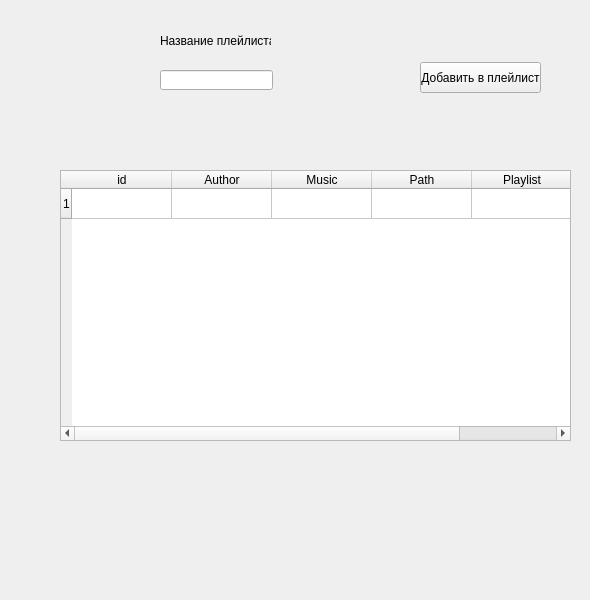
<?xml version="1.0" encoding="UTF-8"?>
<ui version="4.0">
 <class>MainWindow</class>
 <widget class="QMainWindow" name="MainWindow">
  <property name="geometry">
   <rect>
    <x>0</x>
    <y>0</y>
    <width>590</width>
    <height>600</height>
   </rect>
  </property>
  <property name="windowTitle">
   <string>MainWindow</string>
  </property>
  <widget class="QWidget" name="centralwidget">
   <widget class="QLineEdit" name="PlaylistLine">
    <property name="geometry">
     <rect>
      <x>160</x>
      <y>70</y>
      <width>113</width>
      <height>20</height>
     </rect>
    </property>
   </widget>
   <widget class="QPushButton" name="addToPlaylistButton">
    <property name="geometry">
     <rect>
      <x>420</x>
      <y>62</y>
      <width>121</width>
      <height>31</height>
     </rect>
    </property>
    <property name="text">
     <string>Добавить в плейлист</string>
    </property>
   </widget>
   <widget class="QLabel" name="NamePlaylist">
    <property name="geometry">
     <rect>
      <x>160</x>
      <y>30</y>
      <width>111</width>
      <height>21</height>
     </rect>
    </property>
    <property name="text">
     <string>Название плейлиста</string>
    </property>
   </widget>
   <widget class="QTableWidget" name="dbTable">
    <property name="geometry">
     <rect>
      <x>60</x>
      <y>170</y>
      <width>511</width>
      <height>271</height>
     </rect>
    </property>
    <row>
     <property name="text">
      <string>1</string>
     </property>
    </row>
    <column>
     <property name="text">
      <string>id</string>
     </property>
    </column>
    <column>
     <property name="text">
      <string>Author</string>
     </property>
    </column>
    <column>
     <property name="text">
      <string>Music</string>
     </property>
    </column>
    <column>
     <property name="text">
      <string>Path</string>
     </property>
    </column>
    <column>
     <property name="text">
      <string>Playlist</string>
     </property>
    </column>
   </widget>
  </widget>
 </widget>
 <resources/>
 <connections/>
</ui>
